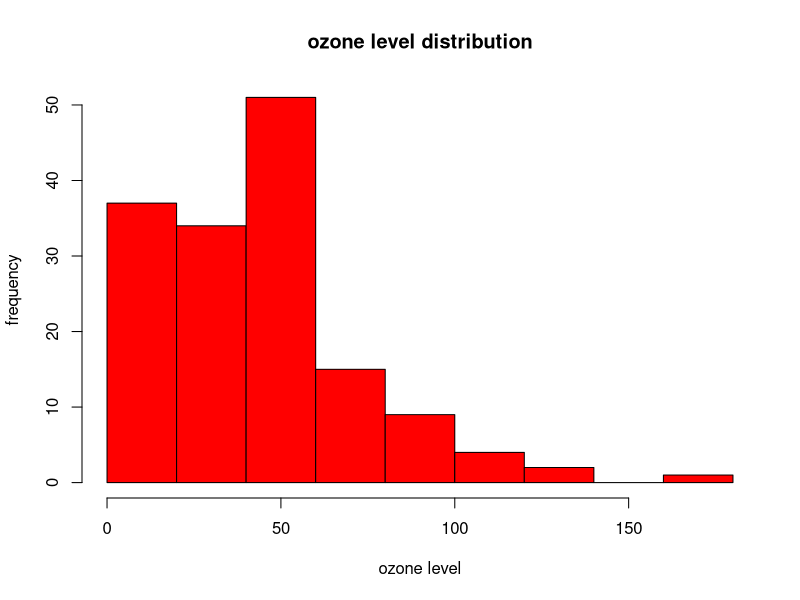
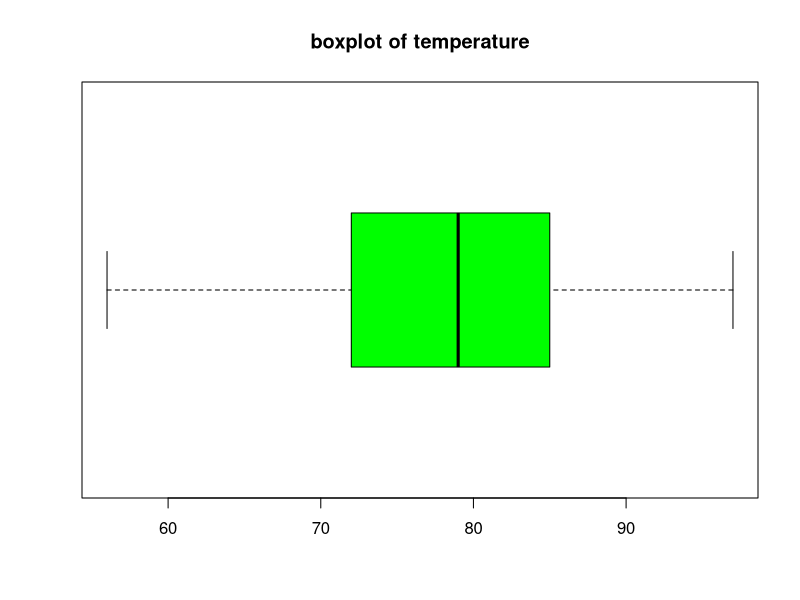
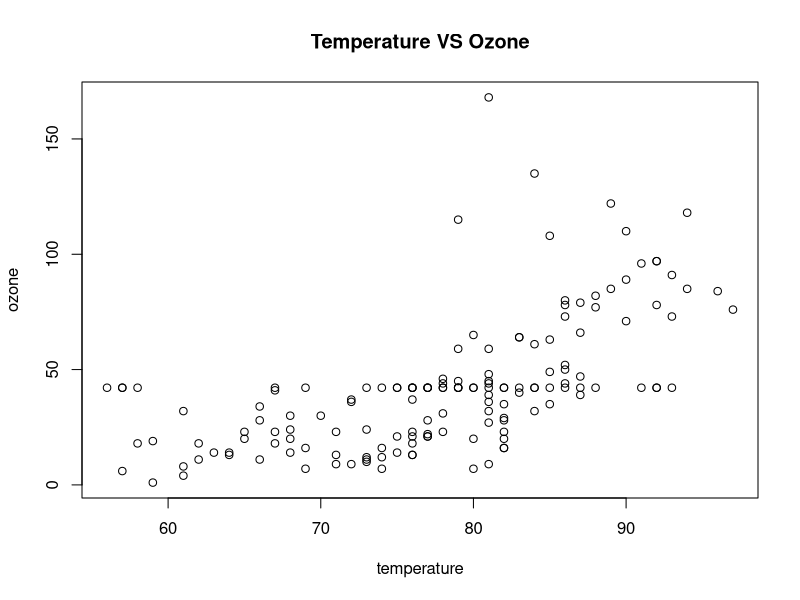
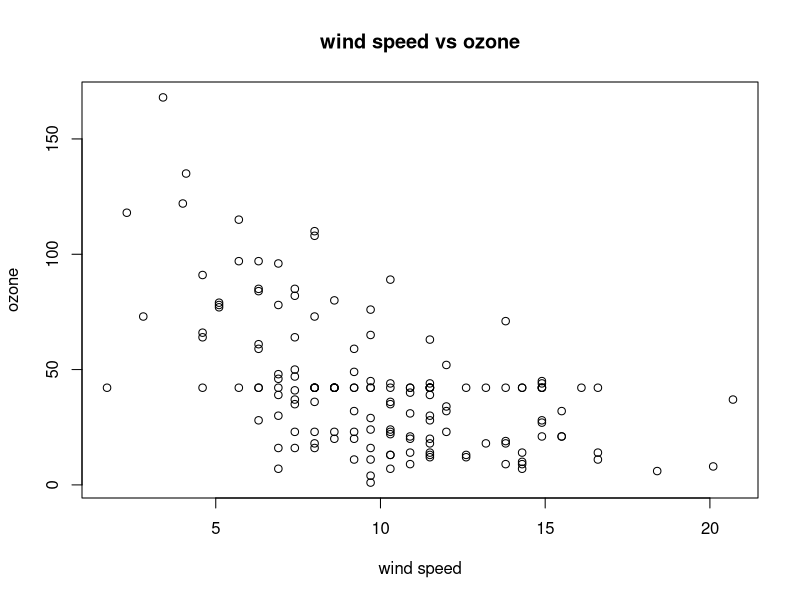

Generate these figures, in order, with R:
#load built in data airquality
data=airquality
data


#head and tail of dataset
head(data)

tail(data)

#str
str(data)

#dimension 
dim(data)

#names of columns
names(data)

#summary of dataset
summary(data)

#check missing values
is.na(data)

#to check total number of missing values in each 
colSums(is.na(data))

# replace NA in ozone with mean value of ozone
data$Ozone[is.na(data$Ozone)]=mean(data$Ozone,na.rm=TRUE)

#replace NA in solar column with mean
data$Solar.R[is.na(data$Solar.R)]=mean(data$Solar.R,na.rm=TRUE)

#now lets check again if the missing values are filled
colSums(is.na(data))


#histogram
hist(data$Ozone,
     main="ozone level distribution",
     xlab="ozone level",
     ylab="frequency",
     col="red")

#boxplot
boxplot(data$Temp,
        main = "boxplot of temperature",
        horizontal = TRUE,
        col = "green")


# checking if there is any relation between temp and ozone 
plot(data$Temp, data$Ozone,
     xlab = "temperature",
     ylab = "ozone",
     main = "Temperature VS Ozone")

#same for wind speed and ozone level
plot(data$Wind,data$Ozone,
     xlab = "wind speed",
     ylab = "ozone",
     main = "wind speed vs ozone")


